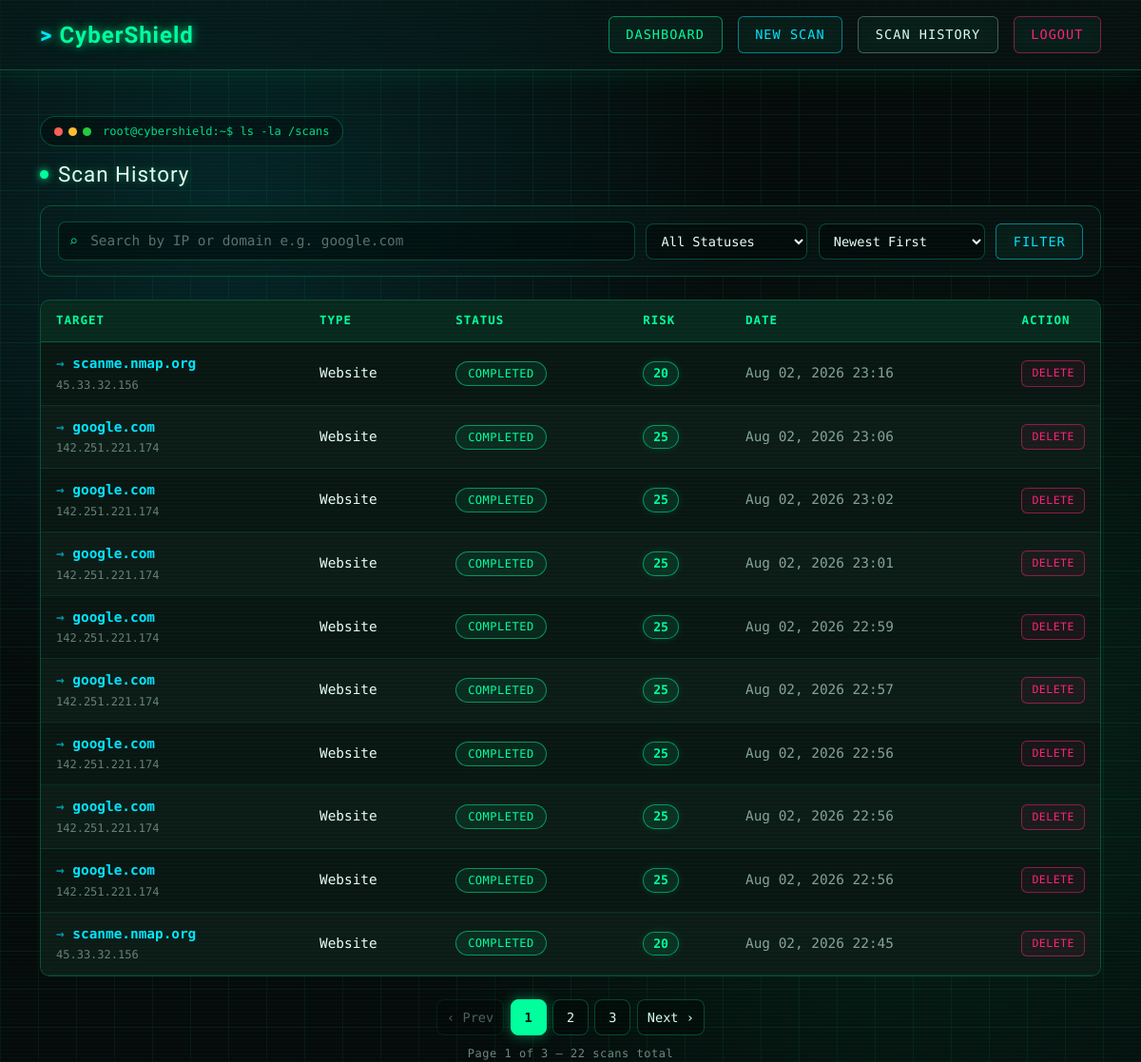
Before: /scanner/history/ (signed in) with the older database file.
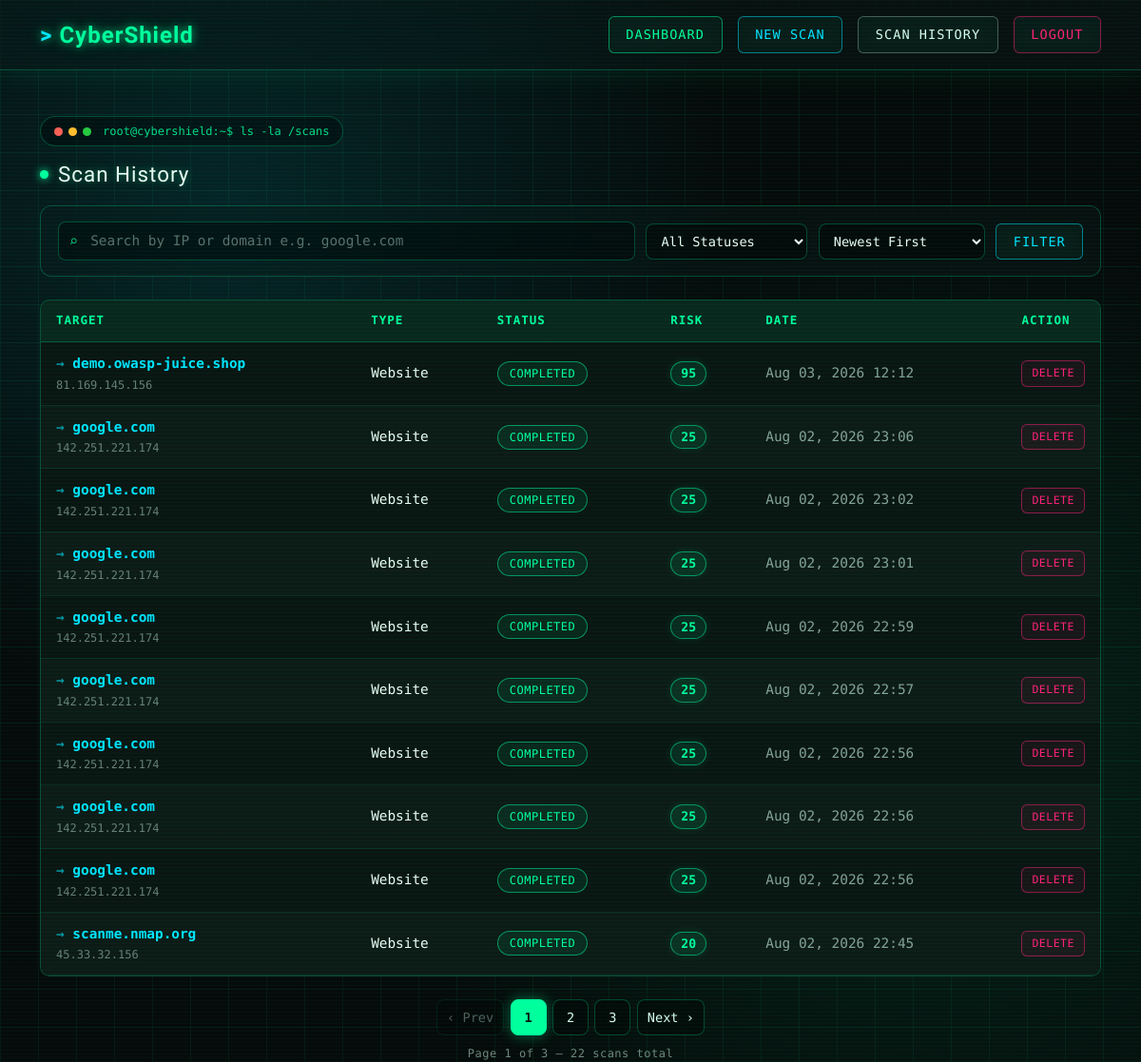
After: the same page with the newer database file.
### scanner/models.py (models this page shows, shortened)
class Scan(models.Model):
    SCAN_TYPES = [
        ("website", "Website"),
        ("ip", "IP Address"),
        ("domain", "Domain"),
    ]
    STATUS = [
        ("pending", "Pending"),
        ("running", "Running"),
        ("completed", "Completed"),
        ("failed", "Failed"),
    ]
    user = models.ForeignKey(
        User,
        on_delete=models.CASCADE
    )
    target = models.CharField(max_length=255)
    ip_address = models.GenericIPAddressField(
    null=True,
    blank=True
    )
    scan_type = models.CharField(
        max_length=20,
        choices=SCAN_TYPES
    )
    status = models.CharField(
        max_length=20,
        choices=STATUS,
        default="pending"
    )
    risk_score = models.IntegerField(default=0)
    ssl_enabled = models.BooleanField(default=False)
    ssl_issuer = models.CharField(
        max_length=255,
        blank=True
    )
    ssl_expiry = models.DateTimeField(
        null=True,
        blank=True
    )
    tls_version = models.CharField(
        max_length=50,
        blank=True
    )
    ai_recommendation = models.TextField(
        blank=True,
        null=True,
    )
    ai_generated_at = models.DateTimeField(
        blank=True,
        null=True,
    )
    created_at = models.DateTimeField(auto_now_add=True)
    completed_at = models.DateTimeField(
        null=True,
        blank=True
    )

### scanner/views.py (the view)
# urls.py: path("history/", scan_history, name="scan_history"),
@login_required
def scan_history(request):
    scans = Scan.objects.filter(user=request.user)
    query = request.GET.get("q", "").strip()
    if query:
        scans = scans.filter(
            Q(target__icontains=query) | Q(ip_address__icontains=query)
        )
    status = request.GET.get("status", "").strip()
    if status:
        scans = scans.filter(status=status)
    sort = request.GET.get("sort", "").strip()
    if sort == "risk_high":
        scans = scans.order_by("-risk_score", "-created_at")
    elif sort == "risk_low":
        scans = scans.order_by("risk_score", "-created_at")
    else:
        scans = scans.order_by("-created_at")
    paginator = Paginator(scans, 10)
    page_number = request.GET.get("page")
    scans_page = paginator.get_page(page_number)
    querystring = request.GET.copy()
    querystring.pop("page", None)
    context = {
        "scans": scans_page,
        "query": query,
        "selected_status": status,
        "selected_sort": sort,
        "status_choices": Scan.STATUS,
        "querystring": querystring.urlencode(),
    }
    return render(request, "scanner/history.html", context)

### scanner/templates/scanner/history.html (shortened to what this page needs)
{% extends "base.html" %}
{% block content %}
<div class="terminal-tag mb-3">
    <span class="dot dot-red"></span>
    <span class="dot dot-yellow"></span>
    <span class="dot dot-green"></span>
    <span class="terminal-path">root@cybershield:~$ ls -la /scans {% if query %}| grep "{{ query }}"{% endif %}</span>
</div>
<h2 class="section-title"><span class="pulse-dot"></span> Scan History</h2>
<form method="get" class="filter-bar mb-4">
    <div class="search-wrap">
        <span class="search-icon">⌕</span>
        <input
            type="text"
            name="q"
            class="search-input"
            placeholder="Search by IP or domain e.g. google.com"
            value="{{ query }}"
            autocomplete="off"
        >
    </div>
    <select name="status" class="filter-select">
        <option value="">All Statuses</option>
    </select>
    <select name="sort" class="filter-select">
        <option value="">Newest First</option>
    </select>
    <button type="submit" class="btn btn-info glow-btn filter-submit">Filter</button>
</form>
<div class="table-wrap">
    <div class="table-scroll">
        <table class="table cyber-table mb-0">
            <thead>
                <tr>
                    <th>Target</th>
                    <th>Type</th>
                    <th>Status</th>
                    <th>Risk</th>
                    <th>Date</th>
                    <th class="action-col">Action</th>
                </tr>
            </thead>
            <tbody>
                {% for scan in scans %}
                <tr>
                    <td>
                        <a class="target-link" href="{% url 'scan_detail' scan.id %}">
                            {{ scan.target }}
                        </a>
                        {% if scan.ip_address %}
                        <div class="ip-subtext">{{ scan.ip_address }}</div>
                        {% endif %}
                    </td>
                    <td>{{ scan.get_scan_type_display }}</td>
                    <td>
                        <span class="status-pill status-{{ scan.status }}">{{ scan.get_status_display }}</span>
                    </td>
                    <td>
                        <span class="risk-badge-sm">{{ scan.risk_score }}</span>
                    </td>
                    <td class="date-cell">{{ scan.created_at|date:"M d, Y H:i" }}</td>
                    <td>
                        <a href="{% url 'delete_scan' scan.id %}" class="btn-delete-sm">Delete</a>
                    </td>
                </tr>
                {% endfor %}
            </tbody>
        </table>
    </div>
</div>
{% if scans.has_other_pages %}
<nav class="cyber-pagination mt-4" aria-label="Scan history pages">
    <ul class="pagination-list">
        {% if scans.has_previous %}
            <li>
                <a class="page-link-cyber" href="?page={{ scans.previous_page_number }}{% if querystring %}&{{ querystring }}{% endif %}">‹ Prev</a>
            </li>
        {% else %}
            <li><span class="page-link-cyber disabled">‹ Prev</span></li>
        {% endif %}
        {% for num in scans.paginator.page_range %}
            {% if num == scans.number %}
                <li><span class="page-link-cyber active">{{ num }}</span></li>
            {% elif num > scans.number|add:"-3" and num < scans.number|add:"3" %}
                <li><a class="page-link-cyber" href="?page={{ num }}{% if querystring %}&{{ querystring }}{% endif %}">{{ num }}</a></li>
            {% endif %}
        {% endfor %}
        {% if scans.has_next %}
            <li>
                <a class="page-link-cyber" href="?page={{ scans.next_page_number }}{% if querystring %}&{{ querystring }}{% endif %}">Next ›</a>
            </li>
        {% else %}
            <li><span class="page-link-cyber disabled">Next ›</span></li>
        {% endif %}
    </ul>
    <div class="pagination-info">
        Page {{ scans.number }} of {{ scans.paginator.num_pages }} — {{ scans.paginator.count }} scan{{ scans.paginator.count|pluralize }} total
    </div>
</nav>
{% endif %}
{% endblock %}

### templates/base.html (shortened to what this page needs)
<!DOCTYPE html>
<html>
<head>
<link href="https://cdn.jsdelivr.net/npm/bootstrap@5.3.7/dist/css/bootstrap.min.css" rel="stylesheet">
</head>
<body>
<nav class="navbar navbar-expand-lg navbar-dark">
<div class="container">
<a class="navbar-brand" href="/">CyberShield</a>
<div>
{% if user.is_authenticated %}
<a class="btn btn-success" href="/dashboard/">Dashboard</a>
<a href="{% url 'new_scan' %}" class="btn btn-info">New Scan</a>
<a href="{% url 'scan_history' %}" class="btn btn-secondary">
    Scan History
</a>
<form action="{% url 'logout' %}" method="post" style="display:inline;">
    <button type="submit" class="btn btn-danger">
        Logout
    </button>
</form>
{% else %}
<a class="btn btn-primary" href="/login/">Login</a>
<a class="btn btn-warning" href="/accounts/register/">Register</a>
{% endif %}
</div>
</div>
</nav>
<div class="container mt-5">
{% block content %}
{% endblock %}
</div>
</body>
</html>

### templates/base.html (style rules this page uses)
:root { --neon-green: #00ff9d; --neon-cyan: #00e5ff; --neon-pink: #ff2079; --glass-bg: rgba(15, 25, 25, 0.45); --glass-border: rgba(0, 255, 157, 0.25); --bg-dark: #060a0a; --bs-body-color: #d7fff0; --bs-body-color-rgb: 215, 255, 240; --bs-emphasis-color: #eafff5; --bs-secondary-color: rgba(215, 255, 240, 0.65); --bs-tertiary-color: rgba(215, 255, 240, 0.45); --bs-heading-color: #eafff5; --bs-link-color: #00e5ff; --bs-link-color-rgb: 0, 229, 255; --bs-link-hover-color: #00ff9d; --bs-card-color: #d7fff0; --bs-card-cap-color: #eafff5; --bs-card-bg: transparent; --bs-card-border-color: rgba(0, 255, 157, 0.25); --bs-table-color: #d7fff0; --bs-table-bg: transparent; --bs-table-border-color: rgba(0, 255, 157, 0.15); --bs-table-striped-color: #d7fff0; --bs-table-striped-bg: rgba(0, 255, 157, 0.04); --bs-table-hover-color: #eafff5; --bs-table-hover-bg: rgba(0, 255, 157, 0.06); --bs-form-control-color: #eafff5; --bs-form-select-color: #eafff5; --bs-alert-bg: transparent; --bs-alert-border-color: transparent; }
* { box-sizing: border-box; }
html, body { min-height: 100%; }
body { background-color: var(--bg-dark); background-image: linear-gradient(rgba(0, 255, 157, 0.06) 1px, transparent 1px), linear-gradient(90deg, rgba(0, 255, 157, 0.06) 1px, transparent 1px), radial-gradient(circle at 20% 20%, rgba(0, 229, 255, 0.12), transparent 40%), radial-gradient(circle at 80% 70%, rgba(0, 255, 157, 0.10), transparent 45%); background-size: 40px 40px, 40px 40px, cover, cover; color: #d7fff0; font-family: 'Share Tech Mono', monospace; min-height: 100vh; position: relative; overflow-x: hidden; }
body::before { content: ""; position: fixed; inset: 0; pointer-events: none; background: repeating-linear-gradient( 0deg, rgba(0, 255, 157, 0.03) 0px, rgba(0, 255, 157, 0.03) 1px, transparent 2px, transparent 4px ); z-index: 1000; }
h1, h2, h3, h4, h5, h6, .navbar-brand { font-family: 'Orbitron', sans-serif; letter-spacing: 1px; }
:where(p, span, div, td, th, li, label, small, dt, dd, legend) { color: #d7fff0; }
:where(h1, h2, h3, h4, h5, h6, strong, b, .card-title) { color: #eafff5; }
.navbar { background: var(--glass-bg) !important; backdrop-filter: blur(16px) saturate(140%); -webkit-backdrop-filter: blur(16px) saturate(140%); border-bottom: 1px solid var(--glass-border); box-shadow: 0 4px 30px rgba(0, 255, 157, 0.08); padding-top: 0.85rem; padding-bottom: 0.85rem; }
.navbar-brand { color: var(--neon-green) !important; font-weight: 900; font-size: 1.5rem; text-shadow: 0 0 8px rgba(0, 255, 157, 0.6), 0 0 18px rgba(0, 255, 157, 0.3); position: relative; }
.navbar-brand::before { content: "> "; color: var(--neon-cyan); }
.btn { font-family: 'Share Tech Mono', monospace; border-radius: 6px; border: 1px solid var(--glass-border); background: rgba(0, 255, 157, 0.04); backdrop-filter: blur(8px); -webkit-backdrop-filter: blur(8px); color: #d7fff0; text-transform: uppercase; letter-spacing: 1px; font-size: 0.85rem; padding: 0.5rem 1.1rem; transition: all 0.25s ease; position: relative; overflow: hidden; }
.btn-success { border-color: rgba(0, 255, 157, 0.5); color: var(--neon-green); }
.btn-info { border-color: rgba(0, 229, 255, 0.5); color: var(--neon-cyan); }
.btn-secondary { border-color: rgba(215, 255, 240, 0.3); color: #d7fff0; }
.btn-danger { border-color: rgba(255, 32, 121, 0.5); color: var(--neon-pink); }
.navbar .btn { margin-left: 0.4rem; }
.container.mt-5 { position: relative; z-index: 2; }
.table { background-color: transparent; }
a { color: var(--neon-cyan); }
.form-control, .form-select, input, textarea, select { background-color: rgba(0, 0, 0, 0.35); color: #eafff5; border-color: var(--glass-border); }
input::placeholder, textarea::placeholder { color: rgba(215, 255, 240, 0.4); }

Changed rows visible on the page:
removed Scan: target "scanme.nmap.org", ip_address "45.33.32.156", scan_type "Website", status "COMPLETED", risk_score "20", created_at "Aug 02, 2026 23:16"
added Scan: target "demo.owasp-juice.shop", ip_address "81.169.145.156", scan_type "Website", status "COMPLETED", risk_score "95", created_at "Aug 03, 2026 12:12"
